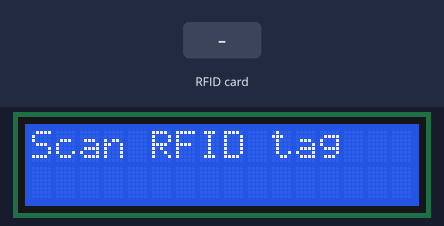
The sketch below on a simulated Arduino Uno, built with avr-gcc and run on an emulated ATmega328P. On the bench: 16×2 character LCD. Inputs (shaded band) come from the test bench. What the sketch prints to the serial monitor is not drawn.

Above: at 1.3 s.
1.4 s: RFID card 5E 7A 19 C4 held to the reader
At 2.5 s:
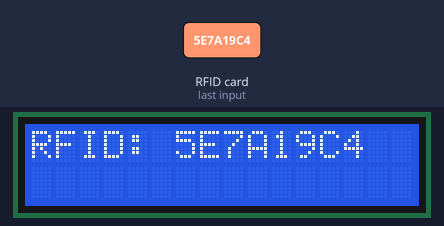
Timing chart, 0 to 4.4 s (numbered marks = the images above; inputs shaded):
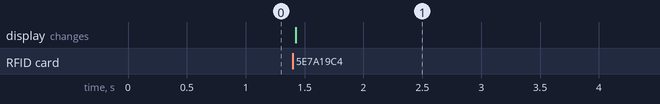

Measured:
- after the input at 1.4 s, the display: changes at once (image 1)

The sketch:

arduino-websocket.ino
```cpp
#include <SPI.h>
#include <MFRC522.h>
#include <Wire.h>
#include <LiquidCrystal_I2C.h>

#define SS_PIN 10  // Pin for the RFID module
#define RST_PIN 9  // Pin for the RFID module
MFRC522 mfrc522(SS_PIN, RST_PIN);  // Create an MFRC522 instance

LiquidCrystal_I2C lcd(0x27, 16, 2);  // Initialize the LCD with I2C address 0x27, 16 columns and 2 rows

void setup() {
  Serial.begin(9600);  // Start serial communication via USB (connected to PC)
  SPI.begin();         // Initialize SPI communication for MFRC522
  mfrc522.PCD_Init();  // Initialize MFRC522 reader

  lcd.begin(16, 2);    // Initialize the LCD
  lcd.backlight();     // Turn on the backlight (make sure the display is bright)
  lcd.print("Scan RFID tag");  // Display message to scan the RFID tag
}

void loop() {
  // Check if a new card is detected
  if (mfrc522.PICC_IsNewCardPresent()) {
    // If a new card is detected, read its serial number
    if (mfrc522.PICC_ReadCardSerial()) {
      String rfid = "";  // Initialize an empty string for the RFID

      // Loop through the UID bytes and build the string for the RFID
      for (byte i = 0; i < mfrc522.uid.size; i++) {
        rfid += String(mfrc522.uid.uidByte[i], HEX);  // Convert the UID bytes to HEX and append
      }
      rfid.toUpperCase();  // Convert the RFID string to uppercase for consistency

      lcd.clear();  // Clear the LCD screen
      lcd.print("RFID: ");  // Display the label "RFID: "
      lcd.print(rfid);  // Display the scanned RFID UID

      // Send the RFID UID to the serial monitor for further processing (e.g., Node.js WebSocket)
      Serial.println(rfid);  // Send RFID UID to USB serial port

      delay(3000);  // Wait for 3 seconds before resetting the display

      // After 3 seconds, reset the display to ask for another scan
      lcd.clear();  // Clear the LCD screen
      lcd.print("Scan RFID tag");  // Display the prompt to scan a new RFID tag
    }
  }
}
```
